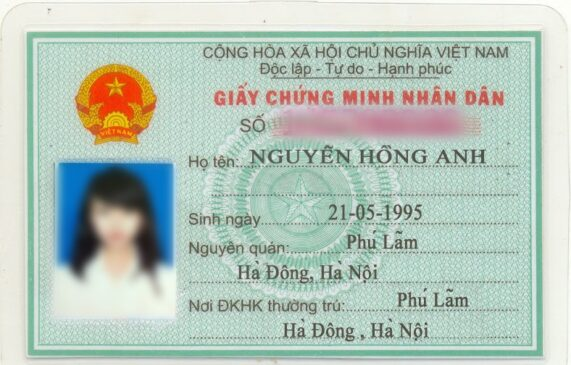
#> input picture AI_corner/Code/img_valid/hong_anh.jpg, 571 x 365 px
$ python try_gray.py --img img_valid/hong_anh.jpg
#> lines starting #> are read from the running program, lines starting #| are printed output that depends on the picture; after the words box and inside, x2 and y2 are one past the last pixel; in counts of white or black regions, pixels touching at a corner belong together
#> further down, image is the input picture: shape (365, 571, 3); mean B, G, R 186.6, 197.6, 182.1
import pytesseract
import argparse
import cv2
import os
from PIL import Image
import numpy as np
import matplotlib.pyplot as plt
import time
import mmap


from match_word import findM


def pp(img):
    gray = cv2.GaussianBlur(img,(7,7),0)
    # cv2.imwrite("gausian3.jpg",gray)
    gray = cv2.medianBlur(gray,5)
    # cv2.imwrite("median4.jpg",gray)
    gray = cv2.threshold(gray,0,255,cv2.THRESH_BINARY_INV | cv2.THRESH_OTSU)[1]
    # cv2.imwrite("thresh5.jpg",gray)
    # gray = cv2.morphologyEx(gray, cv2.MORPH_CLOSE, kernel=np.ones((5,5),np.uint8))
    gray = cv2.morphologyEx(gray, cv2.MORPH_OPEN, kernel=np.ones((3,3),np.uint8))
    # cv2.imwrite("morphology6.jpg",gray)
    # # gray = cv2.erode(gray,iterations=1,kernel=kernel)
    gray = cv2.erode(gray,iterations=1,kernel=np.ones((3,3),np.uint8))
    # cv2.imwrite("erode7.jpg",gray)
    return gray

def textEx(image): # convert Image to raw text
    h,w,_ = image.shape
#> h = 365; w = 571
    image = cv2.resize(image,(int(w*3.1),int(h*3.1)),interpolation=cv2.INTER_AREA)
#> image: shape (1131, 1770, 3)
    # cv2.imwrite("scale1.jpg",image)
    lab = cv2.cvtColor(image,cv2.COLOR_BGR2LAB) # l channel
#> lab: shape (1131, 1770, 3); mean of channels 0, 1, 2 199.8, 121.6, 132
    hsv = cv2.cvtColor(image,cv2.COLOR_BGR2HSV_FULL)
#> hsv: shape (1131, 1770, 3); mean H, S, V 94.6, 41.1, 204.1
    l_channel,a,b = cv2.split(lab)
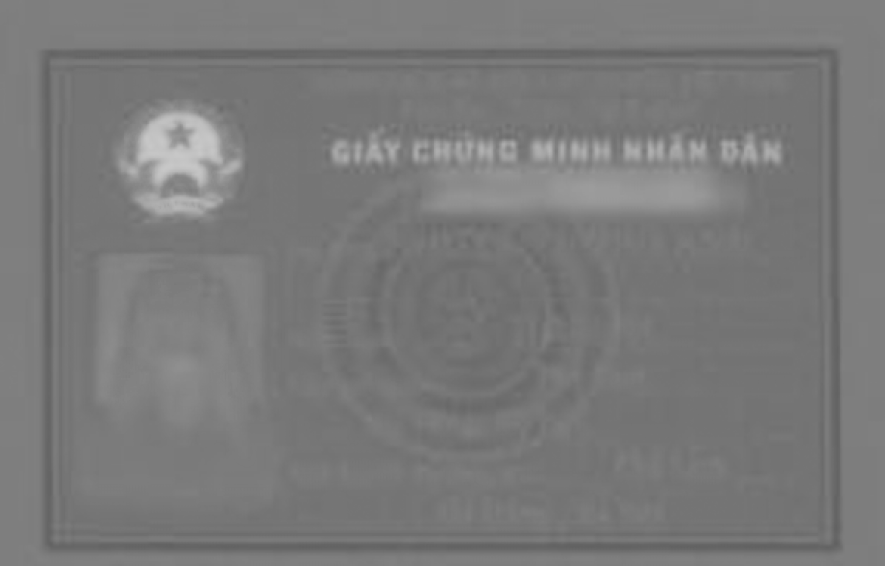
#> a: shape (1131, 1770) (shown at 1/2 size); min 97, max 200, mean 121.6
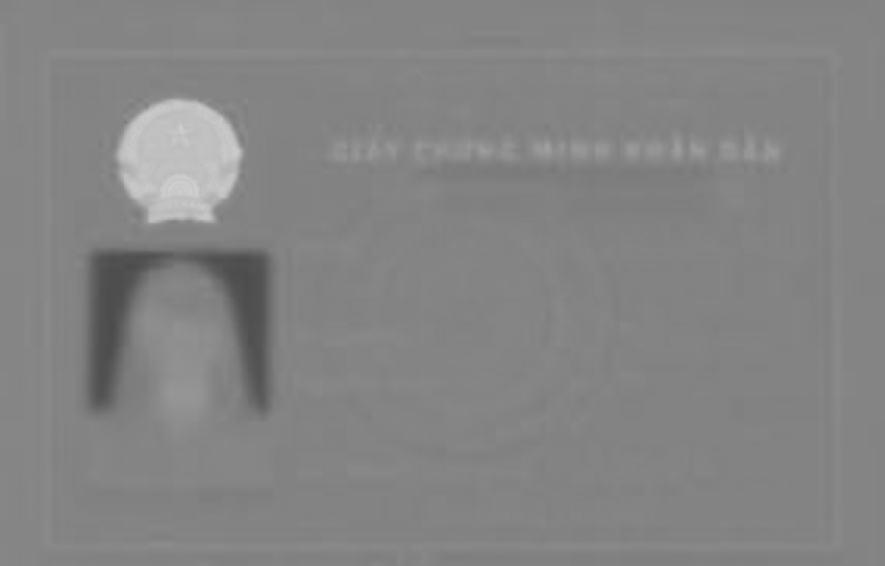
#> b: shape (1131, 1770) (shown at 1/2 size); min 75, max 208, mean 132
    h,s,v = cv2.split(hsv) # value channel
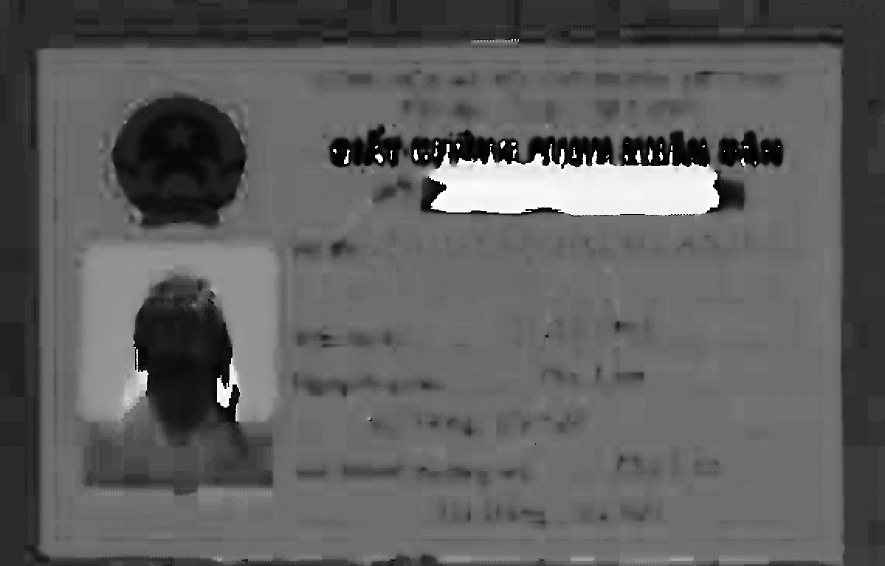
#> h: shape (1131, 1770) (shown at 1/2 size); min 0, max 255, mean 94.6
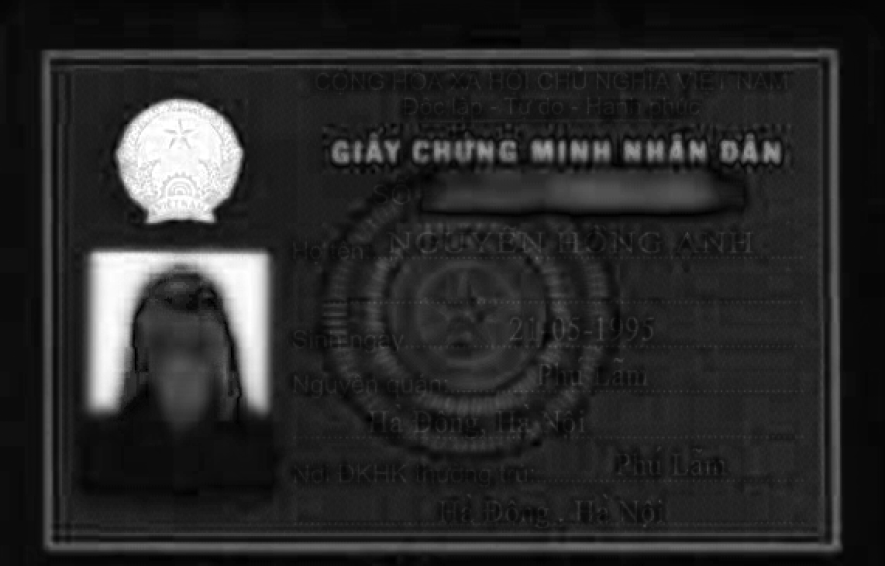
#> s: shape (1131, 1770) (shown at 1/2 size); min 0, max 255, mean 41.1
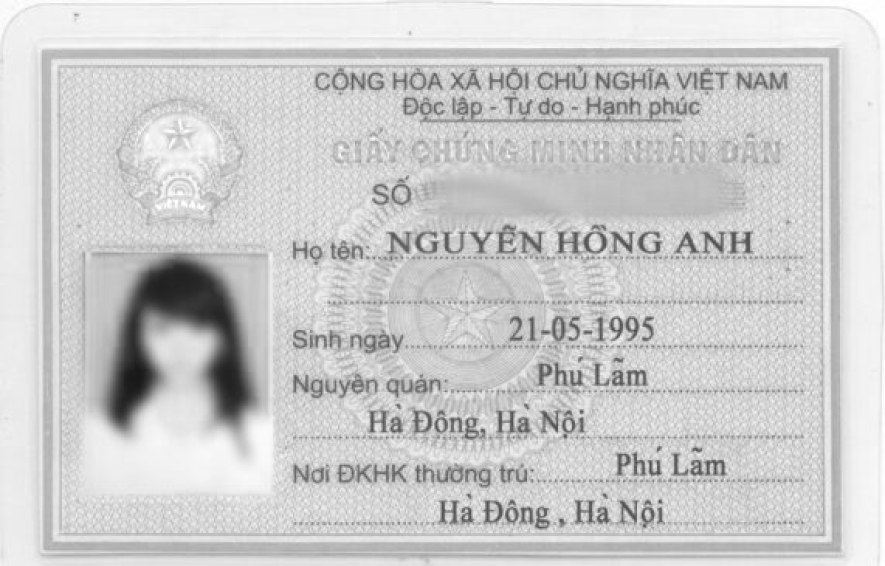
#> v: shape (1131, 1770) (shown at 1/2 size); min 24, max 255, mean 204.1

    # [19 lines of commented-out code are left out]
    key = (0.5*(l_channel) + 0.5*(image[:,:,1])).astype(np.uint8)
    gray = pp(key) # l_channel or v or image[:,:,1]
#> in pp, `gray = cv2.threshold(gray,0,255,cv2.THRESH_BINARY_INV | cv2.THRESH_OTS..`:
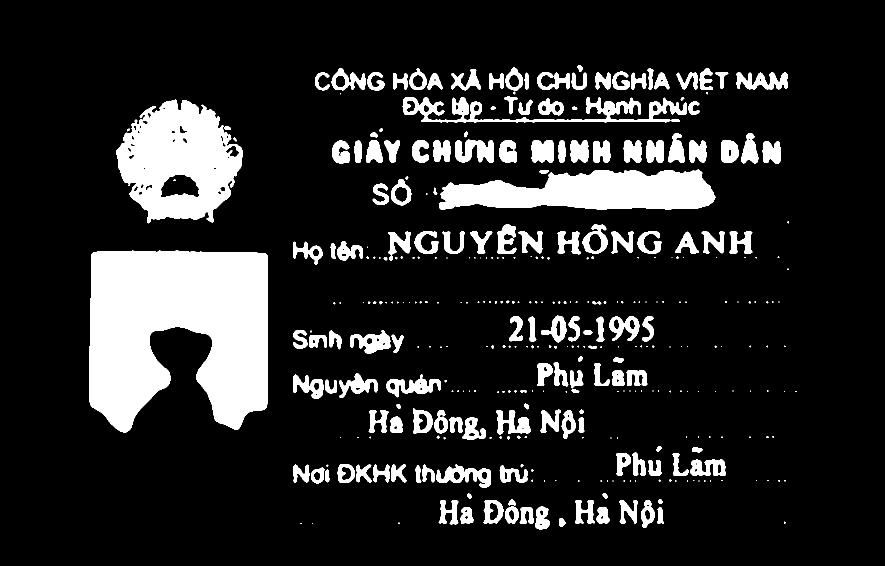
#> gray: shape (1131, 1770) (shown at 1/2 size); 14.8% white; 361 white regions (189 under 20 px), largest, box (x1, y1, x2, y2) and area: (178, 501, 536, 865) 100713, (232, 199, 486, 447) 40205, (878, 339, 1431, 419) 32241
#> in pp, `gray = cv2.morphologyEx(gray, cv2.MORPH_OPEN, kernel=np.ones((3,3),np...`: gray: shape (1131, 1770); 14.7% white; 233 white regions (64 under 20 px), largest, box (x1, y1, x2, y2) and area: (178, 501, 536, 865) 100713, (232, 200, 486, 446) 40126, (878, 339, 1431, 419) 32234
#> in pp, `gray = cv2.erode(gray,iterations=1,kernel=np.ones((3,3),np.uint8))`:
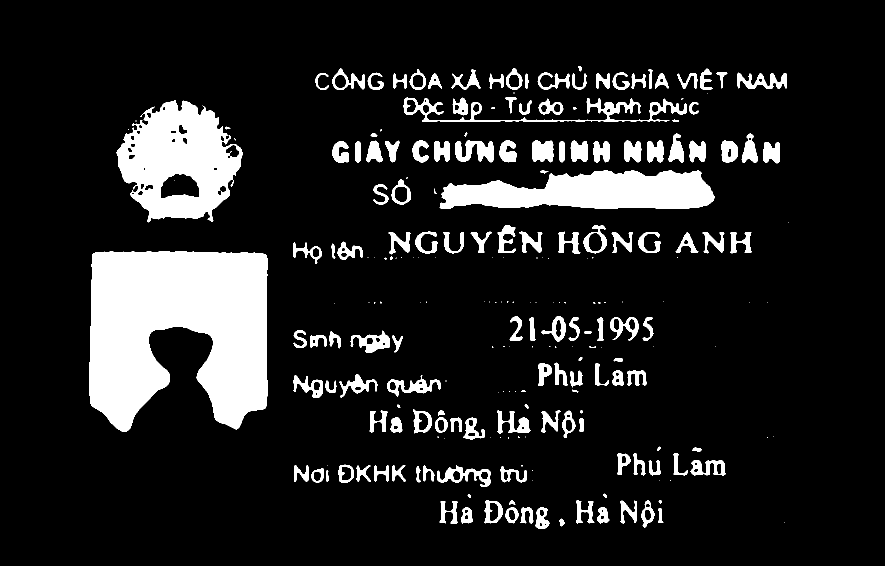
#> gray: shape (1131, 1770) (shown at 1/2 size); 12.7% white; 234 white regions (81 under 20 px), largest, box (x1, y1, x2, y2) and area: (179, 502, 535, 864) 98673, (233, 201, 485, 445) 37442, (879, 340, 1430, 418) 30734
    plt.imshow(gray,cmap='gray')
    plt.show()
    # cv2.imwrite("lab2.jpg",l_channel)
    export_fol = './output'
    if not os.path.exists(export_fol):
        os.makedirs(export_fol)
    pytesseract.pytesseract.tesseract_cmd = r'C:\\Program Files\\Tesseract-OCR\\tesseract.exe'
    filename = os.path.join(export_fol,"tmp.jpg")
    cv2.imwrite(filename,gray)
#> (the run stopped early here; a loop or call above may not have finished)

$ run again, on AI_corner/Code/img_valid/khanh_ngoc.jpg
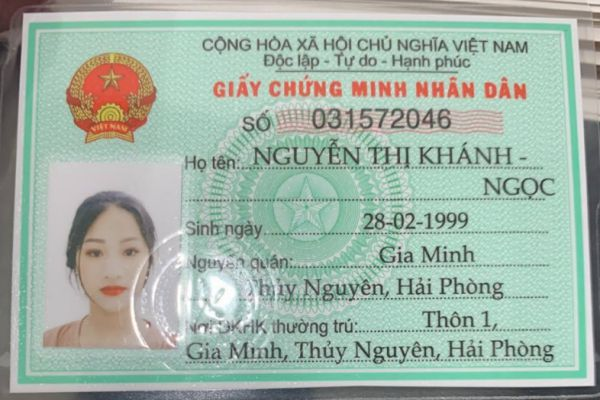
#> input picture AI_corner/Code/img_valid/khanh_ngoc.jpg, 600 x 400 px
#> image is the input picture: shape (400, 600, 3); mean B, G, R 167.6, 179.5, 161.5
#> image: shape (1240, 1860, 3)
#> lab: shape (1240, 1860, 3); mean of channels 0, 1, 2 182.2, 120, 132.4
#> hsv: shape (1240, 1860, 3); mean H, S, V 99.4, 41.9, 184.6
#> in pp, `gray = cv2.threshold(gray,0,255,cv2.THRESH_BINARY_INV | cv2.THRESH_OTS..`:
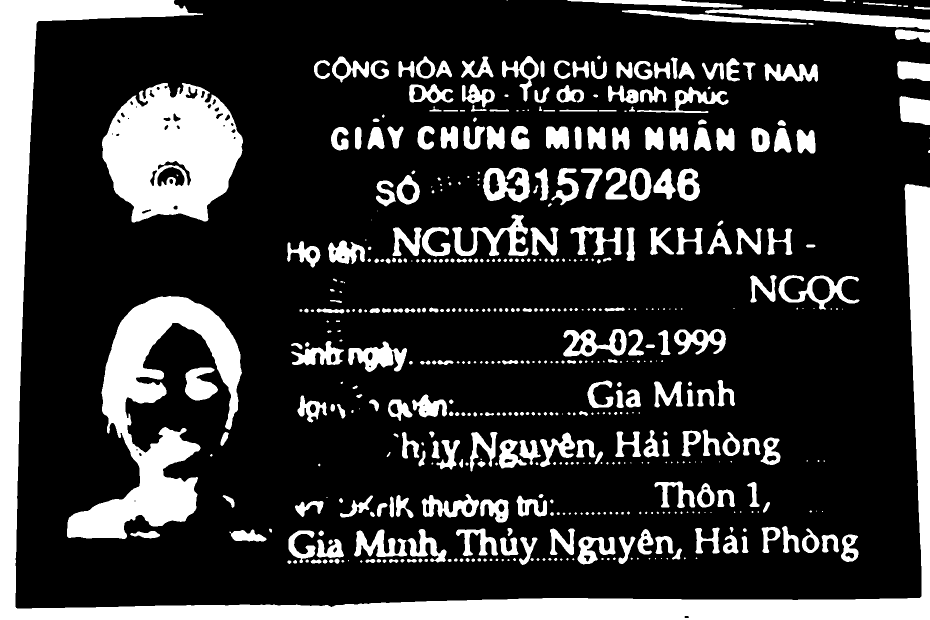
#> gray: shape (1240, 1860) (shown at 1/2 size); 21.1% white; 536 white regions (140 under 20 px), largest, box (x1, y1, x2, y2) and area: (0, 0, 1860, 1240) 163772, (134, 592, 484, 1078) 59807, (204, 166, 486, 445) 53935
#> in pp, `gray = cv2.erode(gray,iterations=1,kernel=np.ones((3,3),np.uint8))`:
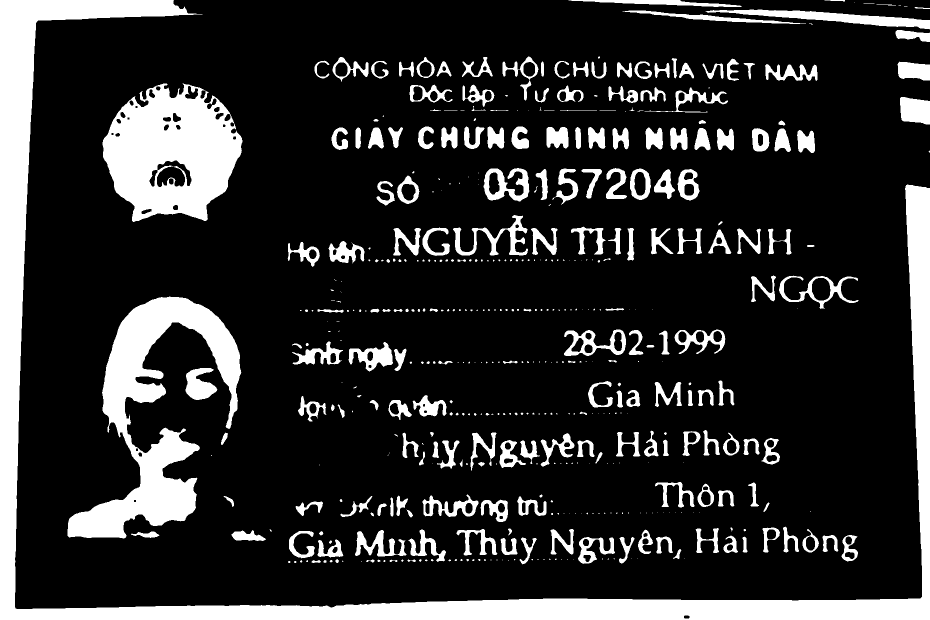
#> gray: shape (1240, 1860) (shown at 1/2 size); 18.1% white; 481 white regions (242 under 20 px), largest, box (x1, y1, x2, y2) and area: (0, 0, 1860, 1240) 159272, (135, 593, 483, 1077) 56368, (205, 167, 485, 444) 50784
